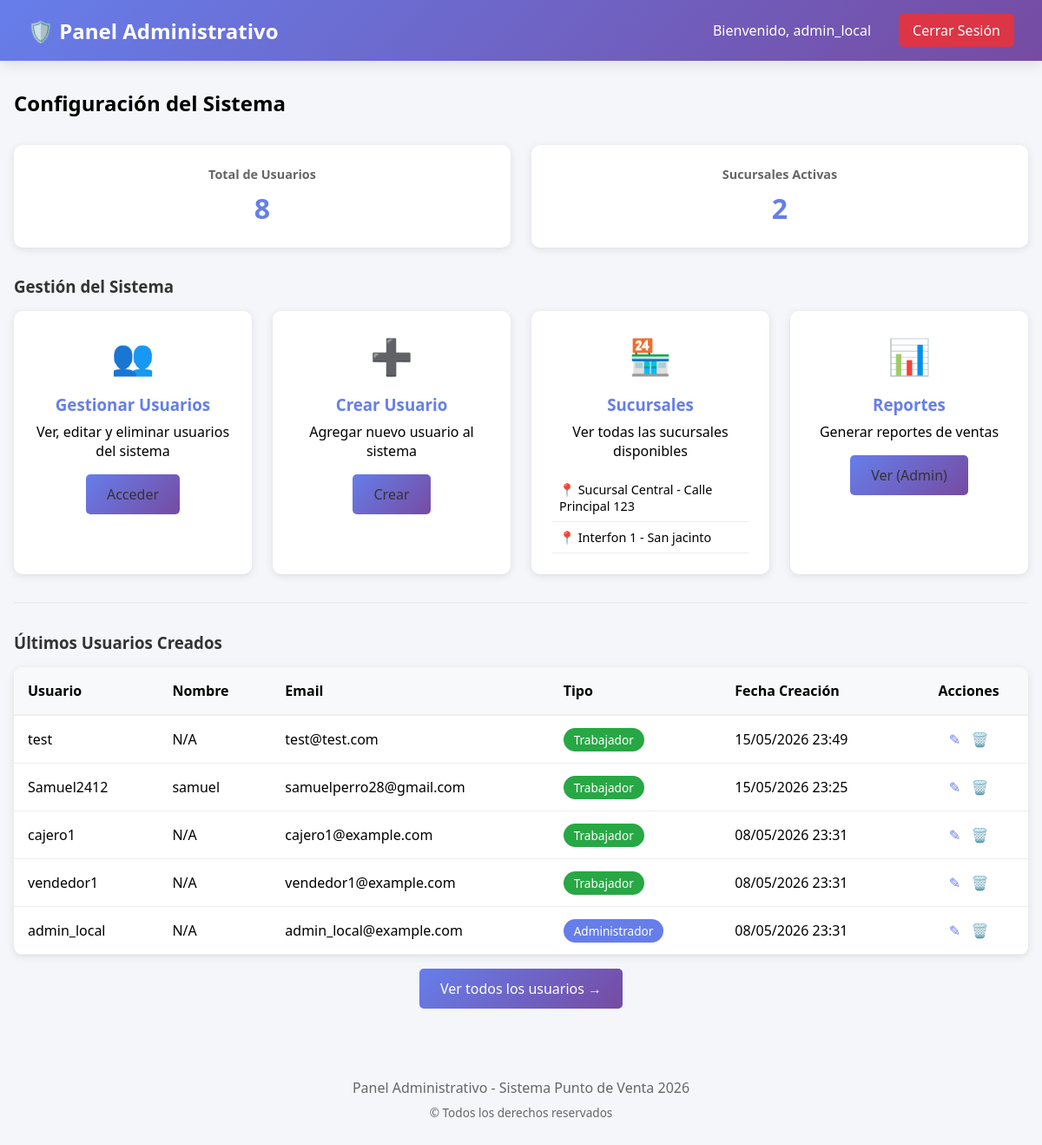
Screenshot of /configuracion/ (signed in) with the database file from the repository.
### usuarios/models.py (models this page shows, shortened)
class UsuarioPersonalizado(AbstractUser):
    ROL_CHOICES = (
        ('admin', 'Administrador'),
        ('vendedor', 'Vendedor'),
        ('cajero', 'Cajero'),
    )
    rol = models.CharField(max_length=10, choices=ROL_CHOICES, default='vendedor')
    sucursal = models.ForeignKey(Sucursal, on_delete=models.SET_NULL, null=True, blank=True)
    activo = models.BooleanField(default=True)
    fecha_creacion = models.DateTimeField(auto_now_add=True)
    class Meta:
        verbose_name = "Usuario"
        verbose_name_plural = "Usuarios"

### inventario/models.py (models this page shows, shortened)
class Sucursal(models.Model):
    nombre = models.CharField(max_length=100)
    ubicacion = models.CharField(max_length=200)

### usuarios/views.py (the view)
# urls.py: path('configuracion/', admin_panel, name='configuracion'),
@login_required(login_url='login')
@user_passes_test(es_administrador, login_url='punto_de_venta')
def admin_panel(request):
    usuarios = User.objects.all().order_by('-date_joined')
    sucursales = Sucursal.objects.all()
    context = {
        'usuarios': usuarios,
        'sucursales': sucursales,
        'total_usuarios': usuarios.count(),
        'total_sucursales': sucursales.count(),
    }
    return render(request, 'admin/panel.html', context)

### usuarios/views.py (called while the page is built)
def es_administrador(user):
    return user.is_superuser

### templates/admin/panel.html (shortened to what this page needs)
{% load static %}
<!DOCTYPE html>
<html lang="es">
<head>
</head>
<body>
    <div class="navbar">
        <h1>🛡️ Panel Administrativo</h1>
        <div class="navbar-right">
            <span>Bienvenido, {{ user.first_name|default:user.username }}</span>
            <a href="{% url 'inicio' %}" class="logout-btn" style="padding: 0.5rem 1rem; border-radius: 5px;">Cerrar Sesión</a>
        </div>
    </div>
    <div class="container">
        <div class="header">
            <h2>Configuración del Sistema</h2>
        </div>
        <div class="stats">
            <div class="stat-card">
                <h3>Total de Usuarios</h3>
                <div class="stat-number">{{ total_usuarios }}</div>
            </div>
            <div class="stat-card">
                <h3>Sucursales Activas</h3>
                <div class="stat-number">{{ total_sucursales }}</div>
            </div>
        </div>
        <h3 style="margin-bottom: 1rem; color: #333;">Gestión del Sistema</h3>
        <div class="menu-admin">
            <div class="menu-item">
                <div class="menu-icon">👥</div>
                <h3>Gestionar Usuarios</h3>
                <p>Ver, editar y eliminar usuarios del sistema</p>
                <a href="{% url 'listar_usuarios' %}" class="btn" style="margin-top: 1rem;">Acceder</a>
            </div>
            <div class="menu-item">
                <div class="menu-icon">➕</div>
                <h3>Crear Usuario</h3>
                <p>Agregar nuevo usuario al sistema</p>
                <a href="{% url 'crear_usuario' %}" class="btn" style="margin-top: 1rem;">Crear</a>
            </div>
            <div class="menu-item">
                <div class="menu-icon">🏪</div>
                <h3>Sucursales</h3>
                <p>Ver todas las sucursales disponibles</p>
                <div style="margin-top: 1rem; text-align: left; font-size: 0.9rem;">
                    {% for sucursal in sucursales %}
                        <div style="padding: 0.5rem; border-bottom: 1px solid #eee;">
                            📍 {{ sucursal.nombre }} - {{ sucursal.ubicacion }}
                        </div>
                    {% empty %}
                        <p>No hay sucursales registradas</p>
                    {% endfor %}
                </div>
            </div>
            <div class="menu-item">
                <div class="menu-icon">📊</div>
                <h3>Reportes</h3>
                <p>Generar reportes de ventas</p>
                <a href="{% url 'admin:index' %}" class="btn" style="margin-top: 1rem;">Ver (Admin)</a>
            </div>
        </div>
        <hr style="margin: 2rem 0; border: none; border-top: 2px solid #eee;">
        <h3 style="margin-bottom: 1rem; color: #333;">Últimos Usuarios Creados</h3>
        <div style="background: white; border-radius: 10px; overflow: hidden; box-shadow: 0 2px 10px rgba(0, 0, 0, 0.1);">
            <table style="width: 100%; border-collapse: collapse;">
                <thead>
                    <tr style="background: #f8f9fa; border-bottom: 2px solid #eee;">
                        <th style="padding: 1rem; text-align: left;">Usuario</th>
                        <th style="padding: 1rem; text-align: left;">Nombre</th>
                        <th style="padding: 1rem; text-align: left;">Email</th>
                        <th style="padding: 1rem; text-align: left;">Tipo</th>
                        <th style="padding: 1rem; text-align: left;">Fecha Creación</th>
                        <th style="padding: 1rem; text-align: center;">Acciones</th>
                    </tr>
                </thead>
                <tbody>
                    {% for usuario in usuarios|slice:":5" %}
                        <tr style="border-bottom: 1px solid #eee;">
                            <td style="padding: 1rem;">{{ usuario.username }}</td>
                            <td style="padding: 1rem;">{{ usuario.first_name|default:"N/A" }}</td>
                            <td style="padding: 1rem;">{{ usuario.email|default:"N/A" }}</td>
                            <td style="padding: 1rem;">
                                {% if usuario.is_superuser %}
                                    <span style="background: #667eea; color: white; padding: 0.25rem 0.75rem; border-radius: 20px; font-size: 0.85rem;">Administrador</span>
                                {% else %}
                                    <span style="background: #28a745; color: white; padding: 0.25rem 0.75rem; border-radius: 20px; font-size: 0.85rem;">Trabajador</span>
                                {% endif %}
                            </td>
                            <td style="padding: 1rem;">{{ usuario.date_joined|date:"d/m/Y H:i" }}</td>
                            <td style="padding: 1rem; text-align: center;">
                                <a href="{% url 'editar_usuario' usuario.id %}" style="color: #667eea; text-decoration: none; font-weight: 500;">✎</a>
                                <a href="{% url 'eliminar_usuario' usuario.id %}" style="color: #dc3545; text-decoration: none; font-weight: 500; margin-left: 0.5rem;">🗑️</a>
                            </td>
                        </tr>
                    {% empty %}
                        <tr>
                            <td colspan="6" style="padding: 2rem; text-align: center; color: #999;">No hay usuarios</td>
                        </tr>
                    {% endfor %}
                </tbody>
            </table>
        </div>
        <div style="text-align: center; margin-top: 1rem;">
            <a href="{% url 'listar_usuarios' %}" class="btn">Ver todos los usuarios →</a>
        </div>
    </div>
    <footer>
        <p>Panel Administrativo - Sistema Punto de Venta 2026</p>
        <p style="font-size: 0.85rem; margin-top: 0.5rem;">© Todos los derechos reservados</p>
    </footer>
</body>
</html>

### templates/admin/panel.html (style rules this page uses)
* { margin: 0; padding: 0; box-sizing: border-box; }
body { font-family: 'Segoe UI', Tahoma, Geneva, Verdana, sans-serif; background: #f5f6fa; }
.navbar { background: linear-gradient(135deg, #667eea 0%, #764ba2 100%); padding: 1rem 2rem; box-shadow: 0 4px 15px rgba(0, 0, 0, 0.1); display: flex; justify-content: space-between; align-items: center; color: white; }
.navbar h1 { font-size: 1.5rem; }
.navbar-right { display: flex; gap: 2rem; align-items: center; }
.navbar a { color: white; text-decoration: none; font-weight: 500; }
.container { max-width: 1200px; margin: 2rem auto; padding: 0 1rem; }
.header { display: flex; justify-content: space-between; align-items: center; margin-bottom: 2rem; }
.stats { display: grid; grid-template-columns: repeat(auto-fit, minmax(250px, 1fr)); gap: 1.5rem; margin-bottom: 2rem; }
.stat-card { background: white; padding: 1.5rem; border-radius: 10px; box-shadow: 0 2px 10px rgba(0, 0, 0, 0.1); text-align: center; }
.stat-card h3 { color: #666; margin-bottom: 0.5rem; font-size: 0.9rem; }
.stat-number { font-size: 2rem; color: #667eea; font-weight: bold; }
.menu-admin { display: grid; grid-template-columns: repeat(auto-fit, minmax(200px, 1fr)); gap: 1.5rem; margin-bottom: 2rem; }
.menu-item { background: white; padding: 1.5rem; border-radius: 10px; box-shadow: 0 2px 10px rgba(0, 0, 0, 0.1); text-align: center; transition: transform 0.2s, box-shadow 0.2s; cursor: pointer; }
.menu-item a { text-decoration: none; color: #333; }
.menu-icon { font-size: 2.5rem; margin-bottom: 1rem; }
.menu-item h3 { margin-bottom: 0.5rem; color: #667eea; }
.btn { background: linear-gradient(135deg, #667eea 0%, #764ba2 100%); color: white; padding: 0.75rem 1.5rem; border: none; border-radius: 5px; cursor: pointer; font-weight: 500; text-decoration: none; display: inline-block; transition: transform 0.2s; }
.logout-btn { background: #dc3545; }
footer { text-align: center; padding: 2rem; color: #666; margin-top: 3rem; }

### rows the page displays
UsuarioPersonalizado: first_name "admin_local", username "admin_local", first_name "N/A", email "admin_local@example.com", is_superuser "Administrador", date_joined "08/05/2026 23:31"
Sucursal: nombre "Sucursal Central", ubicacion "Calle Principal 123"
Sucursal: nombre "Interfon 1", ubicacion "San jacinto"
UsuarioPersonalizado: username "test", first_name "N/A", email "test@test.com", is_superuser "Trabajador", date_joined "15/05/2026 23:49"
UsuarioPersonalizado: username "Samuel2412", first_name "samuel", email "samuelperro28@gmail.com", is_superuser "Trabajador", date_joined "15/05/2026 23:25"
UsuarioPersonalizado: username "cajero1", first_name "N/A", email "cajero1@example.com", is_superuser "Trabajador", date_joined "08/05/2026 23:31"
UsuarioPersonalizado: username "vendedor1", first_name "N/A", email "vendedor1@example.com", is_superuser "Trabajador", date_joined "08/05/2026 23:31"

### other values shown
{{ total_usuarios }} "8"
{{ total_sucursales }} "2"
